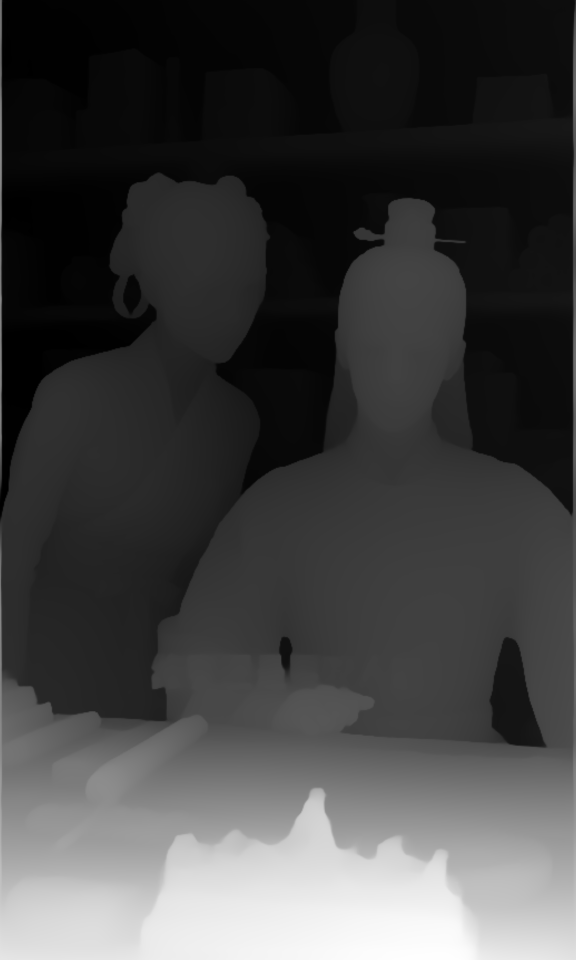
#> input picture workflows/templates/T01_双人正面对话_depth_raw.png, 1152 x 1920 px (shown at 1/2 size)
$ python -i qc_service.py   (imports and definitions only)   (older library calls are emulated)
#> lines starting #> are read from the running program, lines starting #| are printed output that depends on the picture
"""本地视频质检服务（质量 / 平台规则 / 版权 三合一，100 分制）。

设计原则（与一期「零侵入业务」一致）：
- 纯工具模块，不修改任何既有 DAG / 前端 / 业务服务。
- cv2 客观质检永远可用（不依赖大模型）。
- Qwen2.5-VL 语义质检走本地 llama-server（OpenAI 兼容 /v1/chat/completions），
  按需启停（方案 2）：调用前拉起，质检完退出，避免常驻占满 16G 显存与 ComfyUI 流水线冲突。
- 结果只产出可复核 JSON 报告，默认「报告不拦截」——由人决定是否发布。

依赖：
- cv2（客观质检）
- httpx（调本地 llama-server）
- 本地 llama.cpp b9113（带 mtmd 多模态后端）：D:/llama-b9113-bin-win-cuda-13.1-x64/llama-server.exe
- 模型：ggml-org/Qwen2.5-VL-7B-Instruct-GGUF 的 Q8_0 主模型 + mmproj
"""

from __future__ import annotations

import asyncio
import base64
import json
import os
import re
import subprocess
import time
from dataclasses import dataclass, field
from typing import Any, Dict, List, Optional

import cv2
import httpx

# ----------------------------------------------------------------------------
# 配置（集中放，便于将来改）
# ----------------------------------------------------------------------------

LLAMA_DIR = r"D:\llama-b9113-bin-win-cuda-13.1-x64"
LLAMA_SERVER = os.path.join(LLAMA_DIR, "llama-server.exe")
QC_PORT = 8082
QC_HOST = "127.0.0.1"

# 本地多模态模型自动探测：优先 Qwen3-VL-8B（Q4_K_M，已下），回退 Qwen2.5-VL-7B
_MODEL_CANDIDATES = [
    # (主模型路径, mmproj路径, 展示名)
    (
        r"D:\models\qwen3-vl-8b\Qwen3VL-8B-Instruct-Q4_K_M.gguf",
        r"D:\models\qwen3-vl-8b\mmproj-Qwen3VL-8B-Instruct-F16.gguf",
        "Qwen3-VL-8B-Instruct-Q4_K_M (local llama.cpp)",
    ),
    (
        r"D:\models\qwen3-vl-8b\Qwen3VL-8B-Instruct-Q8_0.gguf",
        r"D:\models\qwen3-vl-8b\mmproj-Qwen3VL-8B-Instruct-Q8_0.gguf",
        "Qwen3-VL-8B-Instruct-Q8_0 (local llama.cpp)",
    ),
    (
        r"D:\models\qwen2.5-vl\Qwen2.5-VL-7B-Instruct-Q8_0.gguf",
        r"D:\models\qwen2.5-vl\mmproj-Qwen2.5-VL-7B-Instruct-Q8_0.gguf",
        "Qwen2.5-VL-7B-Instruct-Q8_0 (local llama.cpp)",
    ),
]


def _resolve_model() -> tuple[str, str, str]:
    """返回 (主模型路径, mmproj路径, 展示名)，优先已下载的本地模型。"""
    for main, mmproj, name in _MODEL_CANDIDATES:
        if os.path.exists(main) and os.path.exists(mmproj):
            return main, mmproj, name
    # 都没下则默认指向 8B Q4_KM（报错信息更明确）
    return _MODEL_CANDIDATES[0][0], _MODEL_CANDIDATES[0][1], _MODEL_CANDIDATES[0][2]


MAIN_MODEL, MMPROJ, MODEL_DISPLAY = _resolve_model()

# 100 分制权重（画质/配音/构图客观走 cv2+ffmpeg 客观质检，语义维度走 AI 语义打分；
# 版权不占权重，作风险提示+一票否决）
# 维度总数 8：quality/consistency/lip_sync/composition/composition_cv/rhythm/voice/compliance
WEIGHTS: Dict[str, int] = {
    "quality": 18,  # 画质清晰度（cv2 客观：黑屏/模糊/分辨率/时长）
    "consistency": 16,  # 人物一致性（跨镜头，语义）
    "lip_sync": 12,  # 口型同步（语义）
    "composition": 14,  # 构图与美学（语义）
    "composition_cv": 8,  # 构图客观分（cv2：三分法对齐/边缘清晰度/主体亮度，客观不依赖模型）
    "rhythm": 10,  # 节奏与完播（语义）
    "voice": 12,  # 配音质量（ffmpeg 客观：响度/静音占比/采样率/削波；不依赖模型）
    "compliance": 10,  # 平台合规（低俗/政治/医疗/标题党，语义+本地关键词）
}

# 平台规则：高风险语义关键词分级（中文语境，兜底用；AI 语义理解才是主）。
# 等级：
#   hard   —— 法律/平台严重违规，一票否决拦截（政治/色情/暴力/血腥/赌博/毒品）
#   medium —— 中度违规，不直接拦截，但合规维度扣分 + 风险提示（医疗夸大/标题党/诱导加私信等）
#   soft   —— 轻度风险，仅提示，不扣分不拦截
COMPLIANCE_RULES: Dict[str, str] = {
    # hard
    "政治": "hard",
    "领导人": "hard",
    "色情": "hard",
    "低俗": "hard",
    "暴力": "hard",
    "血腥": "hard",
    "赌博": "hard",
    "毒品": "hard",
    # medium
    "医疗": "medium",
    "功效": "medium",
    "治愈": "medium",
    "减肥": "medium",
    "丰胸": "medium",
    "贷款": "medium",
    "投资": "medium",
    "保本": "medium",
    "封建迷信": "medium",
    "算命": "medium",
    "风水": "medium",
    "二维码": "medium",
    "微信号": "medium",
    "加微信": "medium",
    "私聊": "medium",
    "私信": "medium",
    "加私信": "medium",
    "诱导": "medium",
    "关注": "medium",
    "加好友": "medium",
    "联系方式": "medium",
    # soft（仅提示）
    "标题党": "soft",
}

# 常见高版权风险 IP（提示用，非穷举）。版权为法律红线，统一硬一票否决。
# 注意：仅收录【高确信、不易误伤】的专有 IP/品牌；泛词（如"苹果"水果/公司、
# "王者荣耀"/"原神"等游戏名非必然侵权）已移除，避免对正常内容误杀。
# 匹配用【双向子串】——品牌词是命中短语子串，或短语是品牌词子串。
COPYRIGHT_RISK_BRANDS = [
    "迪士尼",
    "漫威",
    "皮克斯",
    "宝可梦",
    "Pokémon",
    "米老鼠",
    "Hello Kitty",
    "哆啦A梦",
    "名侦探柯南",
    "麦当劳",
    "肯德基",
    "Nike",
    "Adidas",
    "喜羊羊",
    "熊出没",
    "小猪佩奇",
]

# 合规扣分：命中 medium 时合规维度额外扣的分（在模型合规分基础上叠加惩罚）
COMPLIANCE_MEDIUM_PENALTY = 20

SYSTEM_PROMPT = (
    "你是一个严格的短视频质量与合规审核员。用户会给你一段视频的关键帧序列"
    "以及视频的文案/字幕。请按以下维度逐一评分（0-100）并给出简短理由：\n"
    "1. composition（构图与美学）：画面构图、景别、信息密度、美观度。\n"
    "2. consistency（人物一致性）：若存在人物，跨镜头脸/服装/体型是否同一人。\n"
    "3. lip_sync（口型同步）：若存在人声口播，嘴型与语音是否对齐；无口播则给 80 分。\n"
    "4. rhythm（节奏与完播）：前 3 秒是否有钩子、节奏是否拖沓、信息密度是否合适。\n"
    "5. compliance（平台规则）：是否含低俗、暴力、政治敏感、医疗夸大、标题党、诱导加私信等违规内容；"
    "命中则填入 compliance_hits。\n"
    "6. copyright（版权风险检测）：画面是否出现明显受版权保护的 IP 形象/品牌 logo/水印/影视角色；"
    "命中则填入 copyright_hits（此项不评分，仅检测）。\n"
    "必须只输出一个 JSON 对象，格式：\n"
    '{"composition":<int>,"consistency":<int>,"lip_sync":<int>,"rhythm":<int>,"compliance":<int>,'
    '"compliance_hits":[<str>],"copyright_hits":[<str>],"summary":"<str>"}\n'
    "不要输出任何其他文字。"
)


# ----------------------------------------------------------------------------
# 数据结构
# ----------------------------------------------------------------------------


@dataclass
class QcResult:
    total_score: float = 0.0
    passed: bool = False
    dimensions: Dict[str, Any] = field(default_factory=dict)
    technical: Dict[str, Any] = field(default_factory=dict)
    compliance_hits: List[str] = field(default_factory=list)
    copyright_hits: List[str] = field(default_factory=list)
    blocked: bool = False
    blocked_reasons: List[str] = field(default_factory=list)
    summary: str = ""
    model_used: str = ""
    notes: List[str] = field(default_factory=list)
    # 合规命中分级明细：[{hit, severity}]，severity ∈ hard|medium|soft
    compliance_detail: List[Dict[str, str]] = field(default_factory=list)

    # [249 lines left out: functions to_dict, _probe_video, _audio_probe, not called in this run]


def _composition_cv_probe(path: str) -> Dict[str, Any]:
    """构图客观质检（不依赖模型）：对若干关键帧用 cv2 评估
    - 三分法对齐度：主体边缘/高梯度点是否落在三分线附近
    - 边缘清晰度：整体拉普拉斯方差（与画质互补，这里聚焦构图锐度）
    - 主体亮度分布：是否过曝/过暗、主体是否居中或合理偏移
    返回 {composition_cv(0-100), compo_metrics{...}}。
    """
    import numpy as np

    cap = cv2.VideoCapture(path)
    if not cap.isOpened():
        return {"composition_cv": 0, "compo_metrics": {"note": "无法解码"}}
    frame_count = int(cap.get(cv2.CAP_PROP_FRAME_COUNT) or 0)
    scores: List[float] = []
    rule_hits: List[str] = []
    sampled = 0
    if frame_count > 0:
        step = max(1, frame_count // 8)
        idx = 0
        while idx < frame_count:
            cap.set(cv2.CAP_PROP_POS_FRAMES, idx)
            ret, frame = cap.read()
#> frame is the input picture: shape (1920, 1152, 3); min 0, max 255, mean 65.3
            if not ret:
                break
            h, w = frame.shape[:2]
            gray = cv2.cvtColor(frame, cv2.COLOR_BGR2GRAY)
            # 三分法交点（画面 1/3、2/3 处）
            third_x, third_y = w / 3.0, h / 3.0
            # 用梯度幅值找显著区域中心点
            gx = cv2.Sobel(gray, cv2.CV_64F, 1, 0, ksize=3)
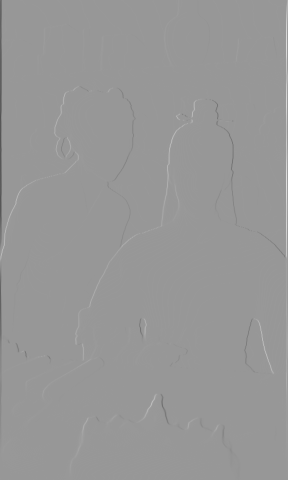
#> gx: shape (1920, 1152) float64 (shown at 1/4 size); min -400, max 272, mean -0.1; drawn with min black and max white
            gy = cv2.Sobel(gray, cv2.CV_64F, 0, 1, ksize=3)
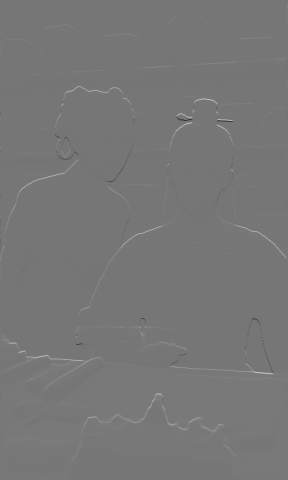
#> gy: shape (1920, 1152) float64 (shown at 1/4 size); min -152, max 176, mean 1; drawn with min black and max white
            mag = (gx**2 + gy**2) ** 0.5
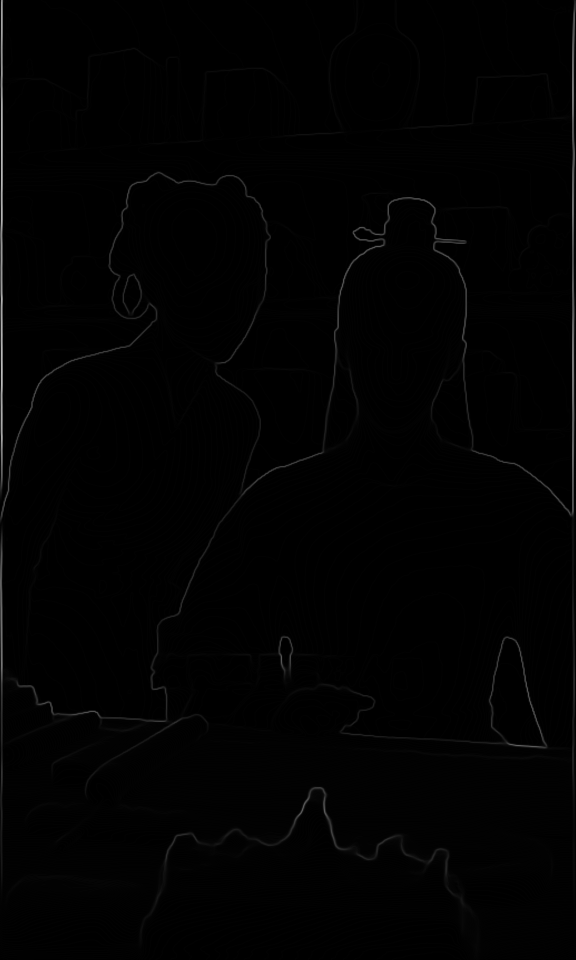
#> mag: shape (1920, 1152) float64 (shown at 1/2 size); min 0, max 400, mean 2.9; drawn with min black and max white
            # 显著点质心
            ys, xs = np.where(mag > np.percentile(mag, 85))
            if len(xs) > 0:
                cx, cy = xs.mean(), ys.mean()
#> cx = 563.4; cy = 1134.6
                # 离最近三分线交点的归一化距离（越近越好）
                dx = min(abs(cx - third_x), abs(cx - 2 * third_x)) / (w / 2)
#> dx = 0.312
                dy = min(abs(cy - third_y), abs(cy - 2 * third_y)) / (h / 2)
#> dy = 0.151
                dist = (dx + dy) / 2.0
#> dist = 0.232
                rule_score = max(0, 100 - dist * 120)  # 落在三分线上≈100，居中≈约40
#> rule_score = 72.22
            else:
                rule_score = 40.0
            # 亮度分布：过曝/过暗惩罚
            mean_b = float(gray.mean())
#> mean_b = 65.32
            if mean_b > 235:
                rule_score -= 25
                rule_hits.append("过曝")
            elif mean_b < 18:
                rule_score -= 25
                rule_hits.append("过暗")
            # 边缘清晰度（构图锐度）
            edge = float(cv2.Laplacian(gray, cv2.CV_64F).var())
#> edge = 3.06
            if edge > 50:
                rule_score += 5
            scores.append(max(0, min(100, rule_score)))
            sampled += 1
            idx += step
    cap.release()
    if not scores:
        return {"composition_cv": 0, "compo_metrics": {"note": "无有效帧"}}
    avg = sum(scores) / len(scores)
#> avg = 72.22
    return {
        "composition_cv": round(avg, 1),
        "compo_metrics": {
            "sampled_frames": sampled,
            "mean_brightness": round(float(np.mean([s for s in scores])), 1),
            "rules": list(dict.fromkeys(rule_hits)),
        },
    }


# [41 lines left out: function run_technical_qc, not called in this run]


# ----------------------------------------------------------------------------
# 2. llama-server 按需启停
# ----------------------------------------------------------------------------

# 模块级 server 进程句柄：并发语义 QC 时多个请求可能同时进出，
# 用 threading.Lock 保护读写，避免双开抢端口 / 互相误杀。
_SERVER_PROC: Optional[subprocess.Popen] = None
_SERVER_LOCK = __import__("threading").Lock()


# [40 lines left out: function _start_server, not called in this run]


# [45 lines not run here, left out]


# [85 lines left out: functions _stop_server, _extract_frames, _build_messages, _call_qwen, not called in this run]


# [21 lines not run here, left out]


# [74 lines left out: functions _parse_json_object, _server_healthy, run_semantic_qc, not called in this run]


# [26 lines not run here, left out]


# ----------------------------------------------------------------------------
# 4. 100 分制聚合
# ----------------------------------------------------------------------------

# 语义维度 → 100 分制维度映射（copyright 不占权重，仅作风险检测）
_SEM_MAP = {
    "composition": "composition",
    "consistency": "consistency",
    "lip_sync": "lip_sync",
    "rhythm": "rhythm",
    "compliance": "compliance",
}


# [137 lines left out: functions aggregate, run_qc, not called in this run]


# [28 lines not run here, left out]

>>> result = _composition_cv_probe('../../../workflows/templates/T01_双人正面对话_depth_raw.png')
#> result = 2 items

$ run again, on workflows/templates/T01_双人正面对话_depth_clean.png
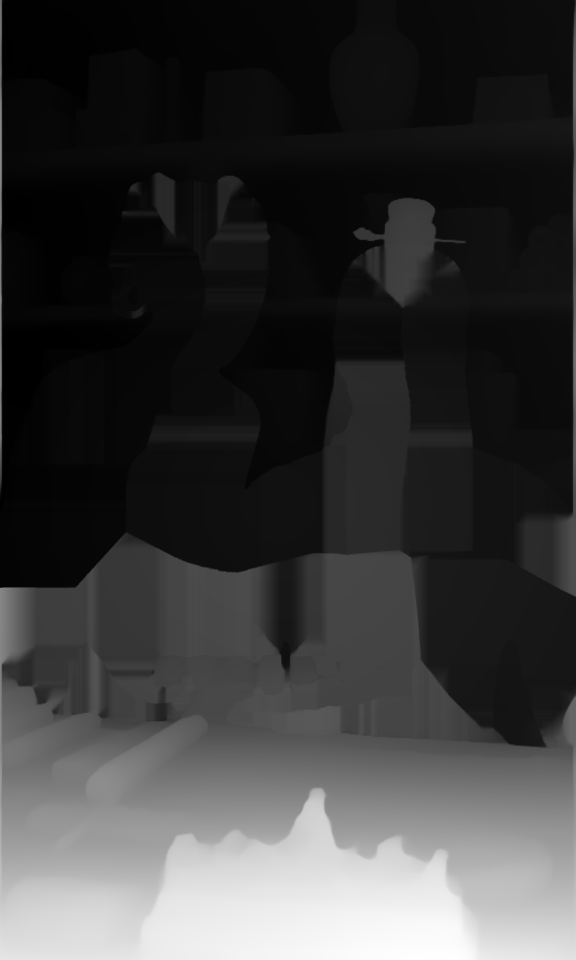
#> input picture workflows/templates/T01_双人正面对话_depth_clean.png, 1152 x 1920 px (shown at 1/2 size)
#> in _composition_cv_probe, frame is the input picture: shape (1920, 1152, 3); min 0, max 255, mean 58.6
#> in _composition_cv_probe, `gy = cv2.Sobel(gray, cv2.CV_64F, 0, 1, ksize=3)`:
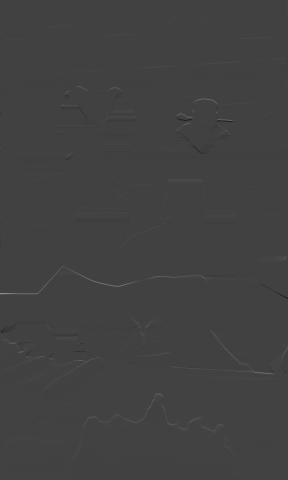
#> gy: shape (1920, 1152) float64 (shown at 1/4 size); min -166, max 484, mean 1; drawn with min black and max white
#> in _composition_cv_probe, `mag = (gx**2 + gy**2) ** 0.5`:
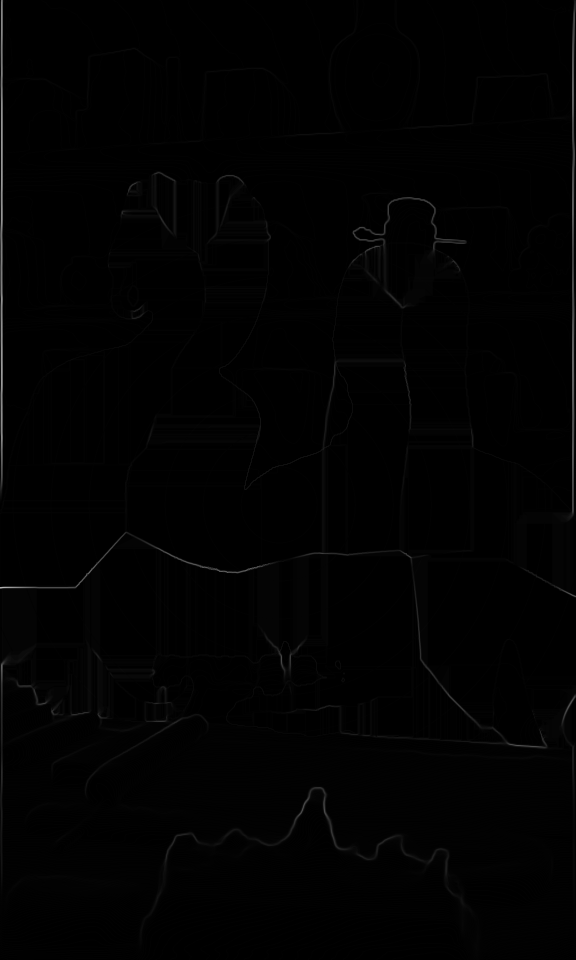
#> mag: shape (1920, 1152) float64 (shown at 1/2 size); min 0, max 484, mean 3.1; drawn with min black and max white
#> cx = 556.8; cy = 1127.4
#> dx = 0.3
#> dy = 0.159
#> dist = 0.229
#> rule_score = 72.46
#> mean_b = 58.56
#> edge = 3.19
#> avg = 72.46
#> result = 2 items
